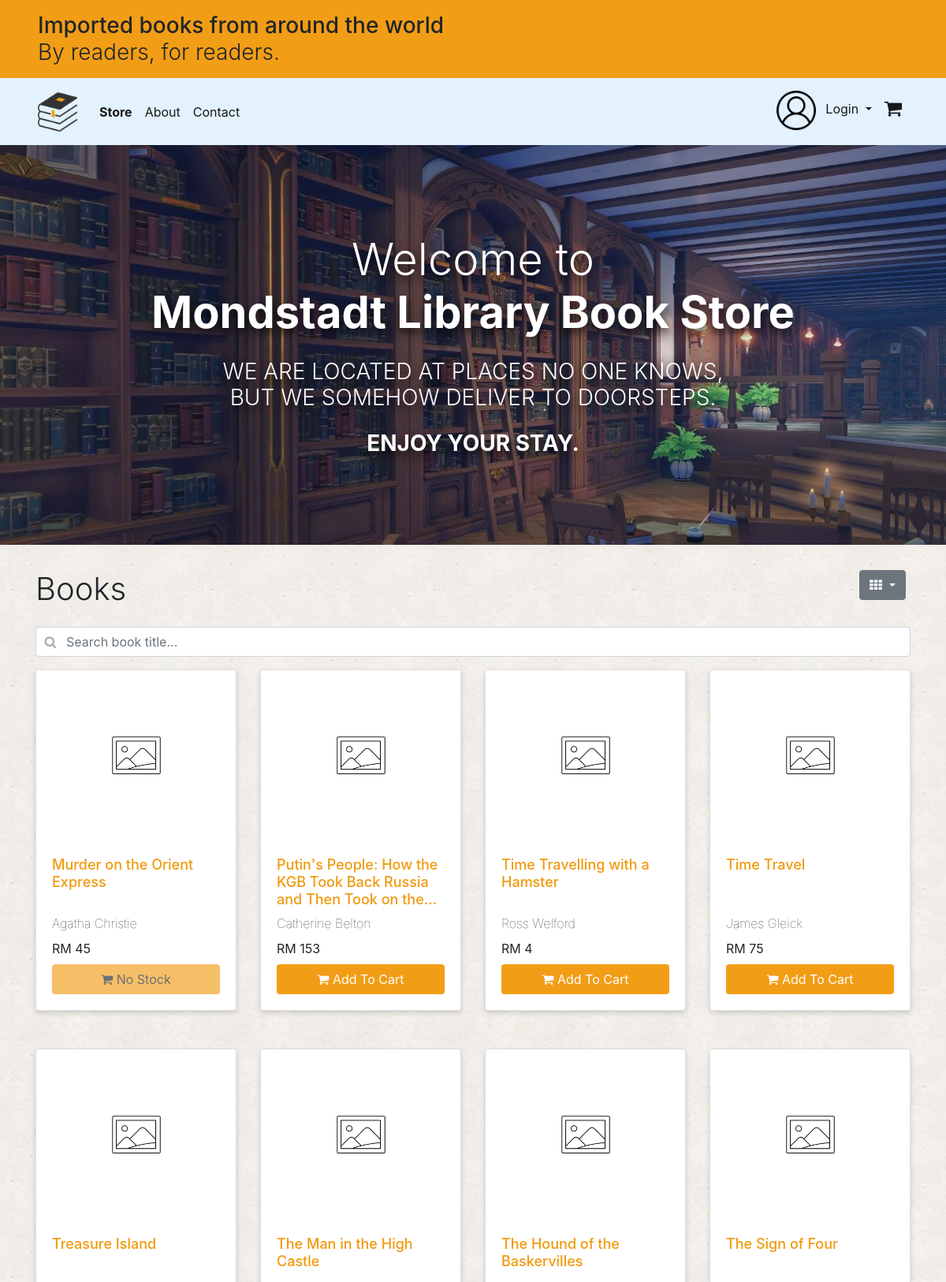
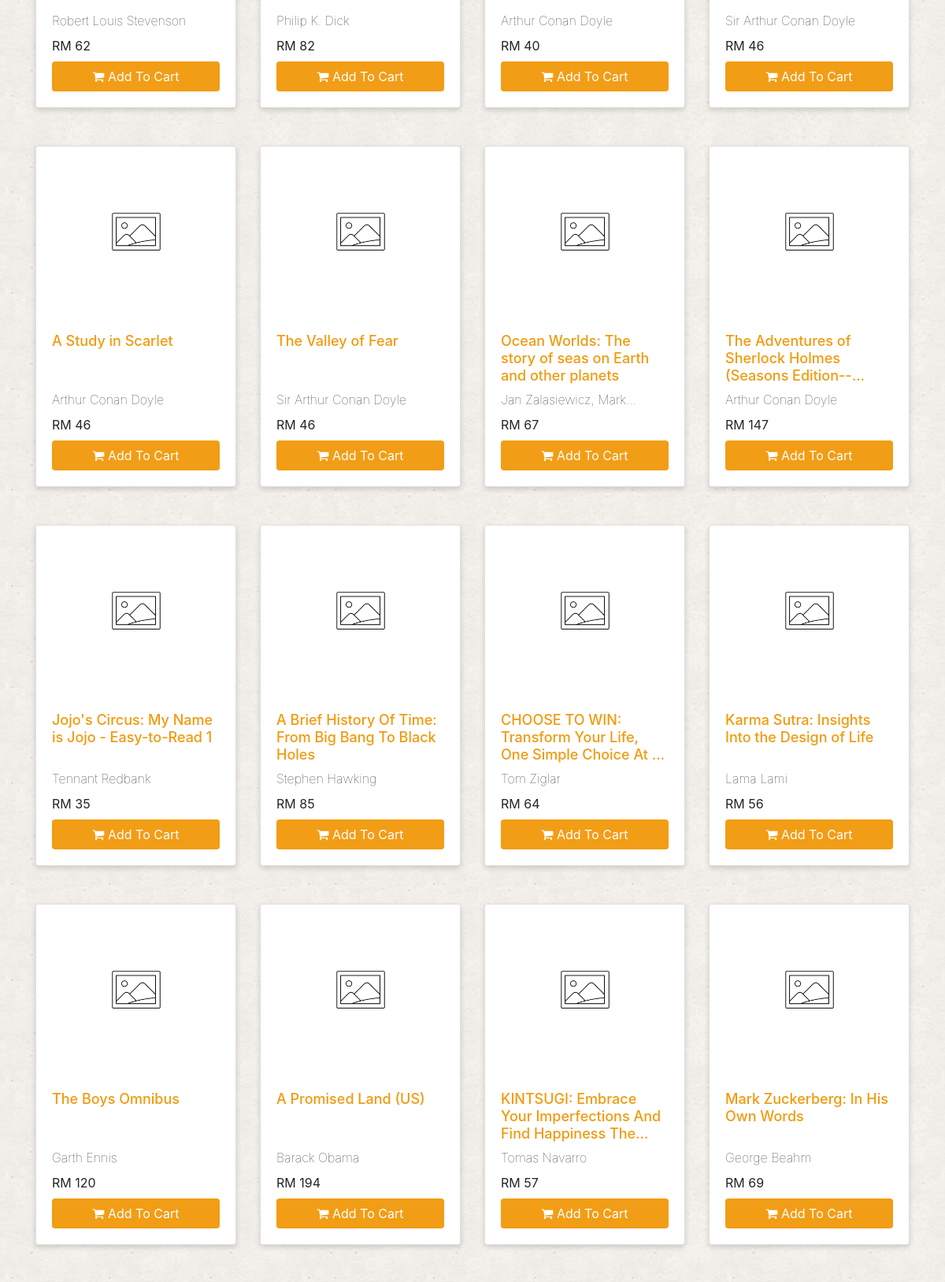
The app's page /home.php (upper part) with its own data (2 pictures, top to bottom).
### tables this page shows
CREATE TABLE `book` (
  `isbn` varchar(13) NOT NULL,
  `title` text NOT NULL,
  `author` text NOT NULL,
  `publish_date` date NOT NULL,
  `description` text DEFAULT NULL,
  `picture` text DEFAULT NULL,
  `trade_price` decimal(10,0) NOT NULL,
  `retail_price` decimal(10,0) NOT NULL,
  `quantity` int(11) NOT NULL
);

### home.php (the view, shortened to what this page needs)
<!DOCTYPE html>
<html>
    <head>
        <link href="modules/homeStyle.css" rel="stylesheet" type="text/css"/>
        <?php
        require 'modules/link.php';
        ?>
    </head>
    <?php
    require 'modules/dbconnect.php';
    include 'modules/header.php';
    ?>
    <body class="body-bg">
        <div class="jumbotron background-tint text-center">
            <div class="banner-intro my-0 my-md-5">
                <p class="display-4 font-weight-light m-0">Welcome to</p>
                <p class="display-4 font-weight-bold">Mondstadt Library Book Store</p>
                <p class="h3 my-4 font-weight-light">WE ARE LOCATED AT PLACES NO ONE KNOWS,<br>BUT WE SOMEHOW DELIVER TO DOORSTEPS.</p>
                <p class="m-0 h3"><b>ENJOY YOUR STAY.</b></p>
            </div>
        </div>
        <div class="container">
            <div class="row">
                <?php
                if (isset($_SESSION['username']) && $_SESSION['username'] == 'admin') {
                    echo '
                            <h1 class="col-md-9 font-weight-light" style="padding-bottom: 16px;">Books</h1>
                            <div class="col-md-2">
                                <a class="btn btn-primary" href="stock_levels.php" role="button" style="margin-right: 16px;">
                                    Stocks Level
                                </a>
                            </div>
                            <div class="col-md-1 dropdown">
                              <button class="btn btn-secondary dropdown-toggle" type="button" id="dropdownMenuButton" data-toggle="dropdown" aria-haspopup="true" aria-expanded="false">
                                <span id="selectedView" class="fa fa-th"></span>
                              </button>
                              <div class="dropdown-menu viewchanger" aria-labelledby="dropdownMenuButton">
                                <a id="grid" class="dropdown-item active" href="#">Grid View &nbsp;<span class="fa fa-th"></span></a>
                                <a id="list" class="dropdown-item" href="#">List View &nbsp;<span class="fa fa-list"></span></a>
                              </div>
                            </div>
                        ';
                } else {
                    echo '
                            <h1 class="col-11 font-weight-light" style="padding-bottom: 16px;">Books</h1>
                            <div class="col-1 dropdown">
                              <button class="btn btn-secondary dropdown-toggle" type="button" id="dropdownMenuButton" data-toggle="dropdown" aria-haspopup="true" aria-expanded="false">
                                <span id="selectedView" class="fa fa-th"></span>
                              </button>
                              <div class="dropdown-menu viewchanger" aria-labelledby="dropdownMenuButton">
                                <a id="grid" class="dropdown-item active">Grid View &nbsp;<span class="fa fa-th"></span></a>
                                <a id="list" class="dropdown-item">List View &nbsp;<span class="fa fa-list"></span></a>
                              </div>
                            </div>
                        ';
                }
                ?>
            </div>
        </div>
        <div class="container">
            <div class="form-group has-search">
                <input id="search" type="text" class="form-control" placeholder="Search book title...">
            </div>
        </div>
        <div class="container">
            <div class="row">
                <?php
                $sql = "SELECT isbn, title, author, picture, retail_price, quantity FROM book";
                $result = $conn->query($sql);
                if ($result->num_rows > 0) {
                    while ($row = $result->fetch_assoc()) {
                        echo
                        "<div data-role=\"holder\" class=\"col-6 col-md-4 col-lg-3 mb-5\">" .
                        "<div class=\"card h-100 box\" data-role=\"book\">" .
                        "<img data-role=\"cardImgTop\" class=\"card-img-top\" src=\"" . $row["picture"] . "\" alt=\"" . $row["title"] . "\" onerror=\"this.src='img/placeholder.png';\">" .
                        "<div data-role=\"cardBody\" class=\"card-body\">" .
                        "<div data-role=\"detail\" class=\"row\"><h5 data-role=\"booktitle_holder\" class=\"col-12 card-title-holder\"><a data-role=\"booktitle\" class=\"card-title card-title-grid\" href=\"book_info.php?isbn=" . $row["isbn"] . "\">" . $row["title"] . "</a></h5></div>" .
                        "<div data-role=\"detail\" class=\"row\"><p class=\"col-12 card-text author pb-0 mb-2\">" . $row["author"] . "</p></div>" .
                        "<div data-role=\"detail\" class=\"row\"><p class=\"col-12 card-text card-price\">RM " . $row["retail_price"] . "</p></div>";
                        if (isset($_COOKIE['cart'])) {
                            $available = true;
                            $tempCart = json_decode($_COOKIE['cart'], true);
                            foreach ($tempCart as $id => $props) {
                                if ($props['isbn'] == $row["isbn"]) {
                                    if ($props['amt'] >= $row["quantity"]) {
                                        $available = false;
                                        break;
                                    }
                                }
                            }
                            if ($available == true && $row["quantity"]>0) {
                                echo "<div data-role=\"cartBtn\"><a class=\"btn cart-btn\" href=\"action/home_action.php?isbn=" . $row['isbn'] . "&title=" . $row['title'] . "&pic=" . $row['picture'] . "&price=" . $row['retail_price'] . "\" role=\"button\"><i class=\"fa fa-shopping-cart\"></i> Add To Cart</i></a></div>";
                            } else {
                                echo "<div data-role=\"cartBtn\"><a class=\"btn cart-btn disabled\" role=\"button\"><i class=\"fa fa-shopping-cart\"></i> No Stock</i></a></div>";
                            }
                        } else {
                            if ($row["quantity"] == 0) {
                                echo "<div data-role=\"cartBtn\"><a class=\"btn cart-btn disabled\" role=\"button\"><i class=\"fa fa-shopping-cart\"></i> No Stock</i></a></div>";
                            } else {
                                echo "<div data-role=\"cartBtn\"><a class=\"btn cart-btn\" href=\"action/home_action.php?isbn=" . $row['isbn'] . "&title=" . $row['title'] . "&pic=" . $row['picture'] . "&price=" . $row['retail_price'] . "\" role=\"button\"><i class=\"fa fa-shopping-cart\"></i> Add To Cart</i></a></div>";
                            }
                        }
                        echo
                        "</div>" .
                        "</div>" .
                        "</div>";
                    }
                } else {
                    echo "<h1>0 result<h1>";
                }
                ?>
            </div>
        </div>
    </body>
</html>

### modules/homeStyle.css (style rules this page uses)
.body-bg { background-image: url(../img/background.jpg); background-repeat: repeat; background-position: 50%; background-color: #f2eee5; }
.jumbotron { background-image: url("../img/main-banner.jpg"); background-position: center center; background-size: cover; color: white; border-radius: 0 !important; }
.background-tint { background-color: rgba(0,0,0,.9); background-blend-mode: multiply; }
.has-search .form-control { padding-left: 2.375rem; }
.card-title { color: #f19a0e; font-size: 18px; }
.card-title-grid { overflow: hidden; text-overflow: ellipsis; display: -webkit-box; -webkit-line-clamp: 3; -webkit-box-orient: vertical; }
.card-title-holder { height: 65px; }
.author { overflow: hidden; text-overflow: ellipsis; display: -webkit-box; -webkit-line-clamp: 1; -webkit-box-orient: vertical; }
.card-text { padding-bottom: 8px; font-weight: lighter }
.card-price { font-weight: normal; }
.cart-btn { width: 100%; background-color: #d99d7b; border: none; color: white; padding: 3px 4px; font-weight: lighter; cursor: pointer; }
.card-img-top { width: 100%; height: 18vw; object-fit: cover; }
.box { box-shadow: 0 3px 6px rgba(0, 0, 0, 0.15); -webkit-transition: all 0.3s cubic-bezier(0.165, 0.84, 0.44, 1); transition: all 0.3s cubic-bezier(0.165, 0.84, 0.44, 1); }
.box::after { content: ""; position: absolute; z-index: -1; top: 0; left: 0; width: 100%; height: 100%; box-shadow: 0 10px 20px rgba(0, 0, 0, 0.5); opacity: 0; -webkit-transition: all 0.3s cubic-bezier(0.165, 0.84, 0.44, 1); transition: all 0.3s cubic-bezier(0.165, 0.84, 0.44, 1); }
.banner-intro p { text-shadow: 0 6px 12px rgba(0, 0, 0, 0.75); }
.banner-intro { animation: fadein 2s; -moz-animation: fadein 2s; -webkit-animation: fadein 2s; }

### modules/header.css (style rules this page uses)
.cart-btn { color: white; background-color: #f29d16; }

### records on screen
book: title "Murder on the Orient Express", author "Agatha Christie", retail_price "45", quantity 0 (drawn)
book: title "Putin's People: How the KGB Took Back Russia and Then Took on…", author "Catherine Belton", retail_price "153"
book: title "Time Travelling with a Hamster", author "Ross Welford", retail_price "4"
book: title "Time Travel", author "James Gleick", retail_price "75"
book: title "Treasure Island", author "Robert Louis Stevenson", retail_price "62"
book: title "The Man in the High Castle", author "Philip K. Dick", retail_price "82"
book: title "The Hound of the Baskervilles", author "Arthur Conan Doyle", retail_price "40"
book: title "The Sign of Four", author "Sir Arthur Conan Doyle", retail_price "46"
book: title "A Study in Scarlet", author "Arthur Conan Doyle", retail_price "46"
book: title "The Valley of Fear", author "Sir Arthur Conan Doyle", retail_price "46"
book: title "Ocean Worlds: The story of seas on Earth and other planets", author "Jan Zalasiewicz,…", retail_price "67"
book: title "The Adventures of Sherlock Holmes…", author "Arthur Conan Doyle", retail_price "147"
book: title "Jojo's Circus: My Name is Jojo - Easy-to-Read 1", author "Tennant Redbank", retail_price "35"
book: title "A Brief History Of Time: From Big Bang To Black Holes", author "Stephen Hawking", retail_price "85"
book: title "CHOOSE TO WIN: Transform Your Life, One Simple Choice At…", author "Tom Ziglar", retail_price "64"
book: title "Karma Sutra: Insights Into the Design of Life", author "Lama Lami", retail_price "56"
book: title "The Boys Omnibus", author "Garth Ennis", retail_price "120"
book: title "A Promised Land (US)", author "Barack Obama", retail_price "194"
book: title "KINTSUGI: Embrace Your Imperfections And Find Happiness…", author "Tomas Navarro", retail_price "57"
book: title "Mark Zuckerberg: In His Own Words", author "George Beahm", retail_price "69"
